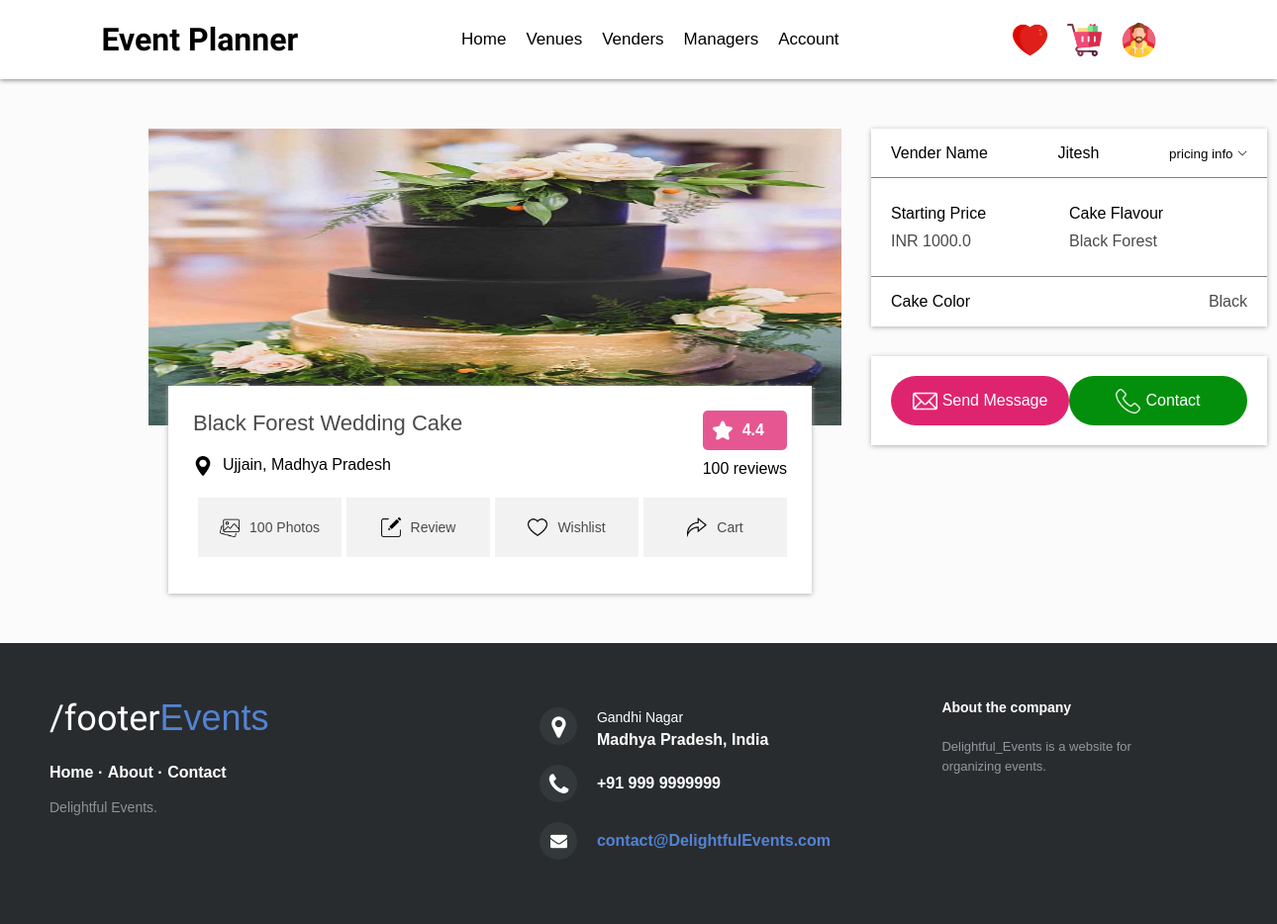
The page /cakeDtls/d9a31646-a812-4429-a898-e257cf746d9b on the database its author committed.
### Cake/models.py (models this page shows, shortened)
class CAKE(models.Model):
    cake_id = models.UUIDField(primary_key=True,default=uuid.uuid4,editable=False)
    cake_name = models.CharField(max_length=20)
    flavour = models.ForeignKey(CAKE_FLAVOUR, on_delete=models.CASCADE)
    provider = models.ForeignKey(CAKE_PROVIDER, on_delete=models.CASCADE)
    image = models.ImageField(upload_to='Cake_Image')
    price = models.FloatField(default=1000.0,validators=[MinValueValidator(1000.0),MaxValueValidator(10000.0)])
    color = models.CharField(max_length=10,choices=cake_color)
    class Meta:
        ordering=['flavour']

class CAKE_FLAVOUR(models.Model):
    flavour_id = models.UUIDField(primary_key=True,default=uuid.uuid4,editable=False)
    flavour_name = models.CharField(max_length=20)
    class Meta:
        ordering=['flavour_name']

class CAKE_PROVIDER(models.Model):
    cakeprovider_id = models.UUIDField(primary_key=True,default=uuid.uuid4,editable=False)
    cakep_name = models.CharField(max_length=20)
    mobile = models.CharField(default='9155007890',validators=[MinLengthValidator(10),MaxLengthValidator(10)],max_length=10)
    email = models.EmailField(default='@gmail.com',validators=[MinLengthValidator(11),MaxLengthValidator(50)])
    state = models.CharField(default='Madhya Pradesh' ,max_length=20)
    city = models.CharField(max_length=20)
    class Meta:
        ordering=['cakep_name']

### Wedding/views.py (the view)
# urls.py: path('cakeDtls/<uuid:cake_id>', views.CakeDetails, name='cakeDtls'),
def CakeDetails(request, cake_id):
    cake_dtls = CAKE.objects.filter(cake_id=cake_id)
    cart_item = 0
    if request.user.is_authenticated:
        user=request.user
        venue_count = Venue_Cart.objects.filter(user=user).count()
        vender_count = Vender_Cart.objects.filter(user=user).count()
        cake_count = CAKE_CART.objects.filter(user=user).count()
        cart_item = venue_count + vender_count + cake_count
    data = {'cake': cake_dtls,'total_item':cart_item}
    return render(request, 'CakeDetailed.html', data)

### Templates/wedding/CakeDetailed.html
{% include "Header.html" %}
{% for i in cake %}
<div class="detailed-container">
    <div class="details-container-col-1">
        <div class="venued-img-div">
            <img src="{{i.image.url}}"
                alt="venue-image" class="img100">
        </div>
        <div class="venue-details-div">
            <div style="display: flex; justify-content: space-between;">
                <div>
                    <p class="venue-details-title">{{i.flavour.flavour_name}} {{i.cake_name}}</p>
                    <div class="flex margin-top-10">
                        <img src="/Static/icons/location.png" alt=""
                            class="image20 margin-right-10">
                        <p>{{i.provider.city}}, {{i.provider.state}}</p>
                    </div>
                </div>
                <div>
                    <div class="flex rating-div">
                        <img src="/Static/icons/star.png" alt="" class="image20">
                        <p class="rating-p">4.4</p>
                    </div>
                    <p class="margin-top-10">100 reviews</p>
                </div>
            </div>
            <div class="flex detailed-footer">
                <div class="flex w-25 border-l">
                    <img src="/Static/icons/gallery.png" alt="" class="image20">
                    <p class="detailed-footer-p">100 Photos</p>
                </div>
                <div class="flex w-25 border-l">
                    <img src="/Static/icons/review.png" alt="" class="image20">
                    <p class="detailed-footer-p">Review</p>
                </div>
                <div class="flex w-25 border-l">
                    <a href="{% url 'addcake_towish' i.cake_id %}" style="text-decoration: none; display: flex; align-items: center;">
                        <img src="/Static/icons/wishlist.png" alt="" class="image20">
                        <p class="detailed-footer-p">Wishlist</p>
                    </a>
                </div>
                <div class="flex w-25 border-l">
                    <a href="{% url 'addcake_tocart' i.cake_id %}" style="text-decoration: none; display: flex; align-items: center;">
                        <img src="/Static/icons/share.png" alt="" class="image20">
                        <p class="detailed-footer-p">Cart</p>
                    </a>
                </div>
            </div>
        </div>
    </div>
    <div class="details-container-col-2">
        <div class="price-division">
            <div class="price-div-1">
                <p>Vender Name</p><p>{{i.provider.cakep_name}}</p>
                <div>
                    <small>pricing info</small>
                    <img src="/Static/icons/arrow-down.png" alt=""
                        style="width: 10px; height: 10px;">
                </div>
            </div>
            <div class="price-div-2" style="justify-content: space-between;">
                <div style="width: 50%; align-items: center;">
                    <p>Starting Price</p>
                    <p style="margin-top: 10px; color: #4a4a4a;">INR {{i.price}}</p>
                </div>
                <div style="width: 50%; align-items: center;">
                    <p>Cake Flavour</p>
                    <p style="margin-top: 10px; color: #4a4a4a;">{{i.flavour.flavour_name}}</p>
                </div>
            </div>
            <div class="price-div-3">
                <p>Cake Color</p>
                <p style=" color: #4a4a4a;">{{i.color}}</p>
            </div>
        </div>
        <div class="contact-div">
            <div class="contact-div-1">
                <div class="email-div">
                    <img src="/Static/icons/email.png" alt="" style="width: 25px; height: 25px;">
                    <p class="contact-text">Send Message</p>
                </div>
                <div class="phone-div">
                    <img src="/Static/icons/phone.png" alt="" style="width: 25px; height: 25px;">
                    <p class="contact-text">Contact</p>
                </div>
            </div>
        </div>
    </div>
</div>
{% endfor %}
{% include "Footer.html" %}

### Static/Css/Header.css (style rules this page uses)
* { margin: 0; padding: 0; box-sizing: border-box; font-family: proxima-nova, sans-serif; }
.img100 { width: 100%; height: 100%; }
.image20 { width: 20px; height: 20px; }
.margin-right-10 { margin-right: 10px; }
.margin-top-10 { margin-top: 10px; }

### Static/Css/VenueDetailed.css (style rules this page uses)
.detailed-container { margin: 50px 150; display: flex; }
.details-container-col-1 { max-width: 700px; margin: 0px 30px 0px 0px; }
.venued-img-div { width: 700px; height: 300px; background-color: white; border-radius: 5px; }
.venue-details-div { height: 210px; width: 650px; background-color: white; margin: -40px 0px 0px 20px; position: relative; box-shadow: 0px 1px 5px 0px rgb(176, 176, 176); padding: 25px; }
.venue-details-title { font-size: 22px; font-weight: 500; color: #4a4a4a; margin-bottom: 20px; }
.rating-div { background-color: rgb(230 87 145); padding: 10px; align-items: center; border-radius: 5px; }
.rating-p { color: white; font-weight: 600; margin-left: 10px; }
.details-container-col-2 { width: 450px; min-width: 400px; }
.price-division { box-shadow: 0px 1px 5px 0px rgb(176, 176, 176); }
.price-div-1 { height: 50px; background-color: white; border-bottom: 1px solid gray; display: flex; justify-content: space-between; align-items: center; padding: 0px 20px; }
.price-div-2 { height: 100px; background-color: white; border-bottom: 1px solid gray; display: flex; align-items: center; padding: 0px 20px; }
.price-div-3 { height: 50px; background-color: white; padding: 0px 20px; display: flex; justify-content: space-between; align-items: center; }
.contact-div { margin-top: 30px; box-shadow: 0px 1px 5px 0px rgb(176, 176, 176); }
.contact-div-1 { height: 90px; padding: 20px; background-color: white; display: flex; justify-content: space-between; }
.email-div { width: 180px; display: flex; background-color: rgb(223, 36, 111); align-items: center; justify-content: center; border-radius: 50px; }
.phone-div { width: 180px; display: flex; background-color: rgb(3, 143, 12); align-items: center; justify-content: center; border-radius: 50px; }
.contact-text { font-size: 16px; color: white; margin-left: 5px; font-weight: 500; }
.flex { display: flex; }
.w-25 { width: 25%; }
.border-l { border-left: 5px solid white; height: 60px; align-items: center; justify-content: center; }
.detailed-footer { margin-top: 20px; background-color: #f2f2f2; justify-content: space-around; }
.detailed-footer-p { font-size: 14px; color: #4a4a4a; margin-left: 10px; }

### Static/Css/VenueCard.css (style rules this page uses)
.rating-div { display: flex; }

### rows shown on the page
CAKE: image (picture), flavour.flavour_name "Black Forest", cake_name "Wedding Cake", provider.city "Ujjain", provider.state "Madhya Pradesh", provider.cakep_name "Jitesh", price "1000.0", color "Black"
